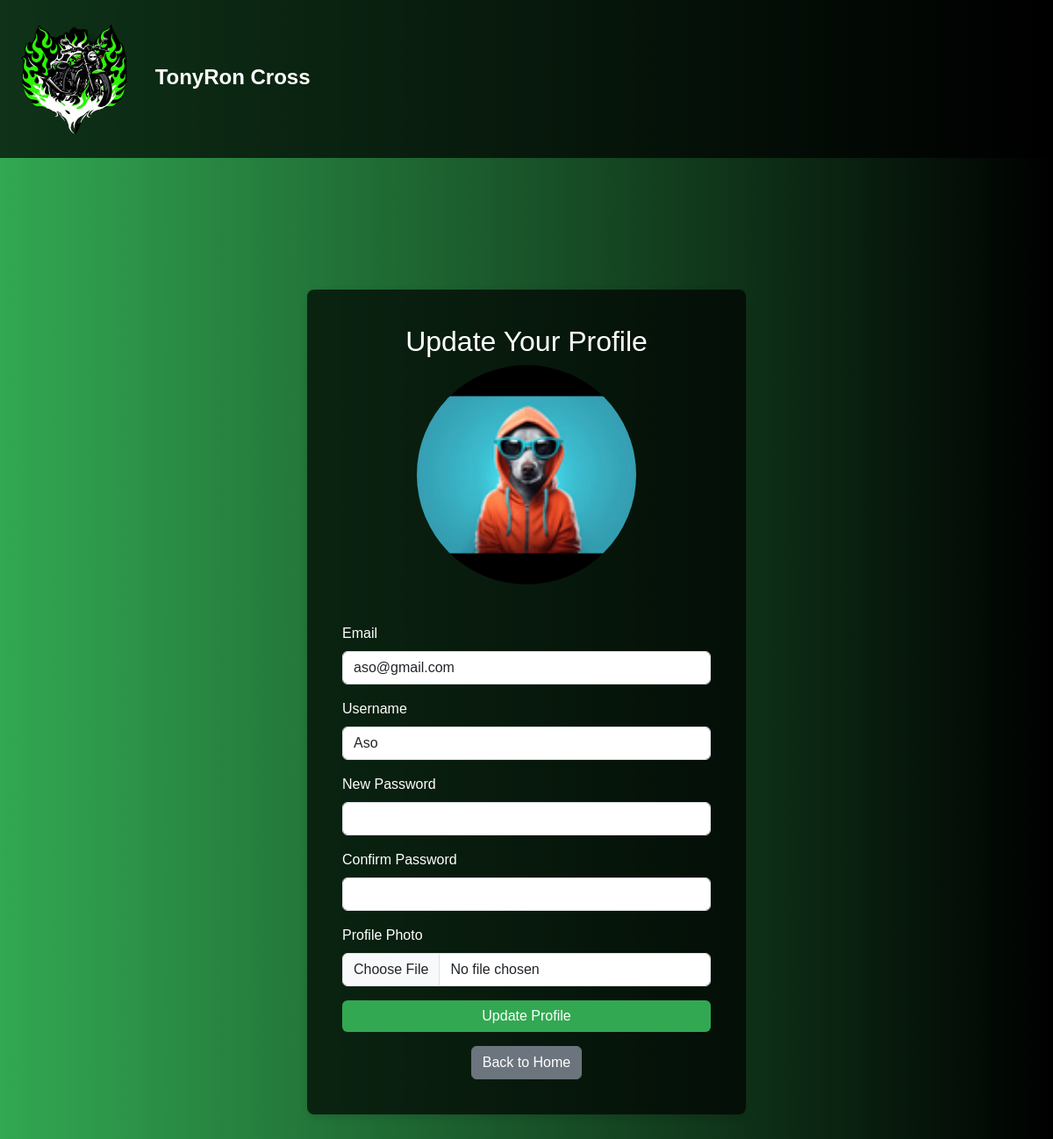
Page /Home/update_profile.php (signed in) on the committed database.
### tables this page shows
CREATE TABLE `userss` (
  `id` int(11) NOT NULL,
  `email` varchar(100) NOT NULL,
  `username` varchar(50) NOT NULL,
  `password` varchar(255) NOT NULL,
  `profile_photo` varchar(255) DEFAULT NULL,
  `role` enum('admin','user') DEFAULT 'user',
  `status` enum('active','inactive') DEFAULT 'active',
  `created_at` timestamp NOT NULL DEFAULT current_timestamp()
);

### Home/update_profile.php (the view, shortened to what this page needs)
<?php
require 'config.php';
$sql = "SELECT * FROM userss WHERE id = :id";
$stmt = $pdo->prepare($sql);
$stmt->bindParam(':id', $_SESSION['user_id']);
$stmt->execute();
$user = $stmt->fetch(PDO::FETCH_ASSOC);
?>
<!DOCTYPE html>
<html lang="en">
<head>
    <link href="https://cdn.jsdelivr.net/npm/bootstrap@5.3.0-alpha1/dist/css/bootstrap.min.css" rel="stylesheet">
</head>
<body>
    <nav class="navbar navbar-expand-lg navbar-dark">
        <a class="navbar-brand" href="#">
            <img src="img/Logo.png" alt="Logo"> TonyRon Cross
        </a>
    </nav>
    <div class="container register-container">
        <h2 class="text-center">Update Your Profile</h2>
        <div class="text-center mb-4">
            <img src="<?= !empty($user['profile_photo']) ? $user['profile_photo'] : 'uploads/default-profile.png' ?>" alt="Profile Photo" class="profile-image" />
        </div>
        <form action="update_profile.php" method="POST" enctype="multipart/form-data">
            <div class="mb-3">
                <label for="email" class="form-label">Email</label>
                <input type="email" name="email" class="form-control" value="<?= htmlspecialchars($user['email']) ?>" required />
            </div>
            <div class="mb-3">
                <label for="username" class="form-label">Username</label>
                <input type="text" name="username" class="form-control" value="<?= htmlspecialchars($user['username']) ?>" required />
            </div>
            <div class="mb-3">
                <label for="password" class="form-label">New Password</label>
                <input type="password" name="password" class="form-control" />
            </div>
            <div class="mb-3">
                <label for="confirm_password" class="form-label">Confirm Password</label>
                <input type="password" name="confirm_password" class="form-control" />
            </div>
            <div class="mb-3">
                <label for="profile_photo" class="form-label">Profile Photo</label>
                <input type="file" name="profile_photo" class="form-control" />
            </div>
            <button type="submit" class="btn btn-primary w-100">Update Profile</button>
        </form>
        <div class="text-center mt-3">
            <a href="home.php" class="btn btn-secondary">Back to Home</a>
        </div>
    </div>
</body>
</html>

### Home/update_profile.php (style rules this page uses)
body { background: linear-gradient(to right, #32a852, #000000); background-attachment: fixed; color: white; font-family: 'Poppins', sans-serif; margin: 0; padding: 0; }
.navbar { background-color: rgba(0, 0, 0, 0.7); padding: 10px; }
.navbar-brand img { width: 150px; height: 150px; margin-right: 10px; }
.navbar-brand { color: #fff; font-size: 24px; font-weight: bold; }
.register-container { max-width: 500px; margin: 150px auto; padding: 40px; background-color: rgba(0, 0, 0, 0.7); border-radius: 8px; box-shadow: 0 4px 8px rgba(0, 0, 0, 0.1); }
.btn-primary { background-color: #32a852; border: none; }
.profile-image { max-width: 250px; height: 250px; border-radius: 50%; margin-bottom: 20px; }

### rows in the picture
userss: profile_photo (picture), email "aso@gmail.com", username "Aso"
